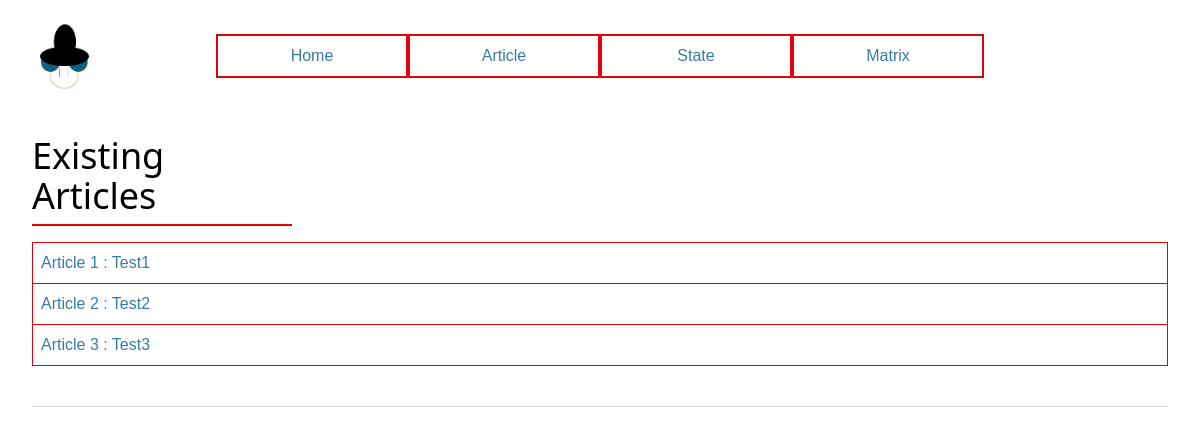
Before: / with the older database file.
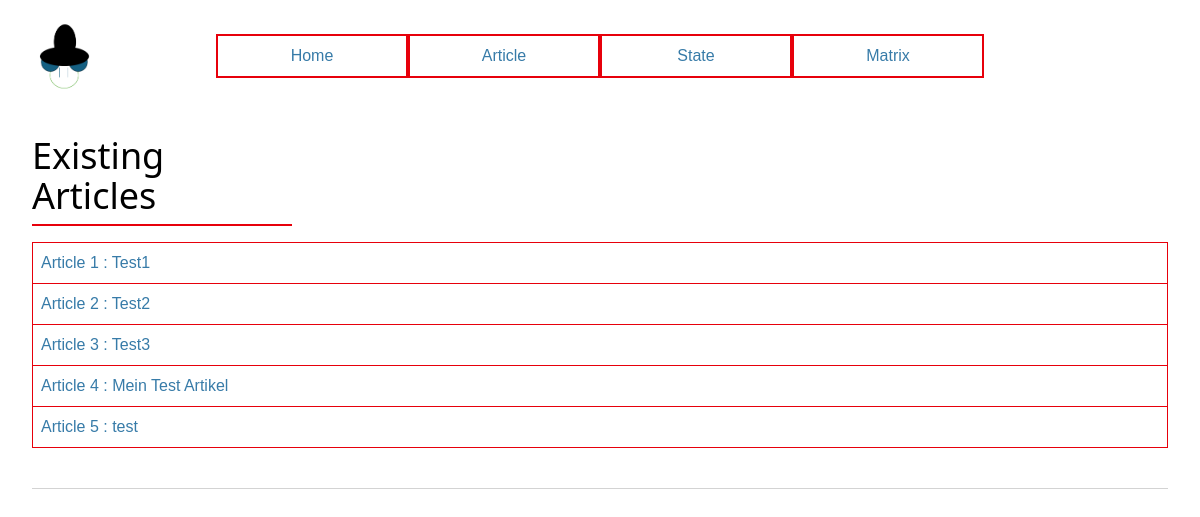
After: the same page with the newer database file.
### tables this page shows
CREATE TABLE articles (
    id INTEGER PRIMARY KEY AUTOINCREMENT,
    name VARCHAR NOT NULL,
    stateOrder VARCHAR NOT NULL
);

### EduProj/article.py (the view)
@bp.route("/")
def read():
    db = get_db()
    articles = db.execute(
        "SELECT * FROM articles"
    ).fetchall()
    logging.info(articles)
    if articles is not None:
        return(render_template("article/read.html", articles=articles))

### EduProj/db.py (called while the page is built)
def get_db():
    if 'db' not in g:
        g.db = sqlite3.connect(
            current_app.config["DATABASE"],
            detect_types=sqlite3.PARSE_DECLTYPES
        )
        g.db.row_factory = sqlite3.Row #make_dicts #rows like dict
    return g.db

### EduProj/templates/article/read.html (shortened to what this page needs)
{% extends 'base.html' %}
{% block header %}
  {% block title %}Existing Articles{% endblock %}
{% endblock %}
{% block content %}
    {% for article in articles %}
    <a class="m-0 border-0" href={{'/read/'}}{{(article['id'])}}>
       {% if loop.last %}
       <div class="hover:bg-red-300 bg-white columns-2xs bg-blue-200 p-2 m-0 border-l-1 border-r-1 border-t-1 border-b-1 border-red-600">
        Article {{article["id"]}} : {{article["name"]}}
      </div>
    </a>
       {% else %}
       <div class="hover:bg-red-300 bg-white columns-2xs bg-blue-200 p-2 m-0 border-l-1 border-r-1 border-t-1 border-red-600">
          Article {{article["id"]}} : {{article["name"]}}
        </div>
      </a>
    {% endif %}
    {%endfor %}
{% endblock %}

### EduProj/templates/base.html (shortened to what this page needs)
<!doctype html>
<link rel="stylesheet" href="{{ url_for('static', filename='output.css') }}">
<nav class="flex bg-white">
  <a href="/" class="flex-1/6"><img src="{{url_for('static', filename='icon_try.png')}}" class="w-20 h-20 z-1"/></a>
  <a class="flex-1/6 p-2 hover:bg-red-300 bg-white border-2 border-red-600 flex items-center justify-center"href="/">Home</a>
  <div class="flex-1/6 p-2 hover:bg-red-300 flex-col bg-white border-2 border-red-600 flex items-center justify-center group">
    <a class="flex-col">Article</a>
  </div>
  <div class="flex-1/6 p-2 hover:bg-red-300 flex-col bg-white border-2 border-red-600 flex items-center justify-center group">
    <a class="flex-col">State</a>
  </div>
  <div class="flex-1/6 p-2 hover:bg-red-300 flex-col bg-white border-2 border-red-600 flex items-center justify-center group">
    <a class="flex-col">Matrix</a>
  </div>
</nav>
<section class="content mt-10" >
  <div class="text-4xl font-sans border-b-2 border-red-600 flex w-65 mb-4 pb-2 justify-center">
    {% block header %}{% endblock %}
  </div>
  <div class="mb-10">
  {% block content %}{% endblock %}
  </div>
  <hr>
</section>

Changed rows visible on the page:
added articles: id "4", name "Mein Test Artikel"
added articles: id "5", name "test"
